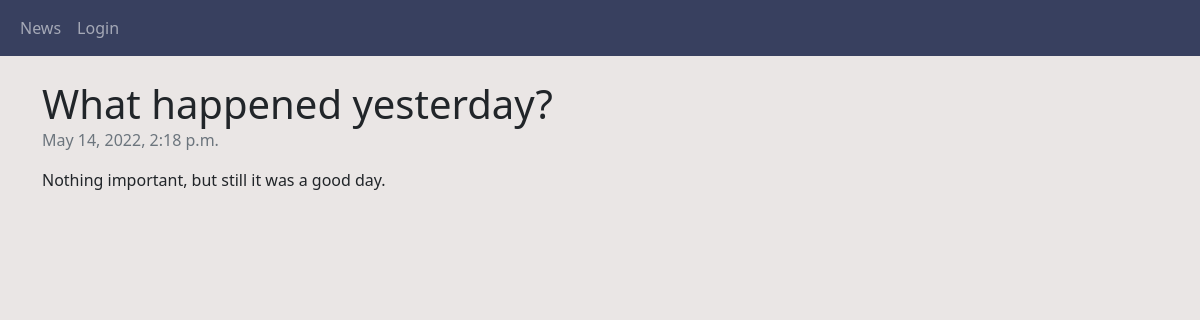
Screenshot of /news/1 with the database file from the repository.
### news/models.py (models this page shows, shortened)
class Record(models.Model):
    title = models.CharField(max_length=200)
    pub_date = models.DateTimeField('publish date')
    content = models.CharField(max_length=10000)
    author = models.ForeignKey(User, on_delete=models.SET_NULL, null=True, blank=True)

### news/views.py (the view)
# urls.py: path('news/', include('news.urls')),
def news(request, record_id):
    record = get_object_or_404(Record, pk=record_id)
    return render(request, 'record.html', {'record': record})

### news/templates/record.html (shortened to what this page needs)
{% extends 'base.html' %}
{% block content %}
    {% if record %}
        <div>
            <div class="d-flex flex-row justify-content-between align-items-center">
                <h1 class="mb-0">{{ record.title }}</h1>
            </div>
            <span class="text-muted">{{ record.pub_date }}</span>
            <p class="mt-3">{{ record.content }}</p>
        </div>
    {% else %}
        <h1>Record not found.</h1>
    {% endif %}
{% endblock content %}

### news/static/css/styles.css (style rules this page uses)
:root { --accent: #38405F; --primary: #094074; --light: #EAE6E5; --dark: #12130F; }

### rows the page displays
Record: title "What happened yesterday?", pub_date "May 14, 2022, 2:18 p.m.", content "Nothing important, but still it was a good day."
